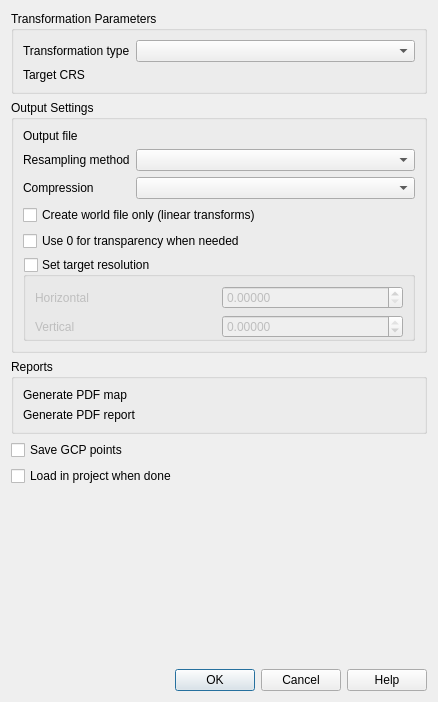
<?xml version='1.0' encoding='utf-8'?>
<ui version="4.0">
  <class>QgsTransformSettingsDialog</class>
  <widget class="QDialog" name="QgsTransformSettingsDialog">
    <property name="geometry">
      <rect>
        <x>0</x>
        <y>0</y>
        <width>438</width>
        <height>702</height>
      </rect>
    </property>
    <property name="windowTitle">
      <string>Transformation Settings</string>
    </property>
    <layout class="QGridLayout" name="gridLayout_2">
      <item row="9" column="0">
        <widget class="QDialogButtonBox" name="buttonBox">
          <property name="orientation">
            <enum>Qt::Horizontal</enum>
          </property>
          <property name="standardButtons">
            <set>QDialogButtonBox::Cancel|QDialogButtonBox::Help|QDialogButtonBox::Ok</set>
          </property>
        </widget>
      </item>
      <item row="1" column="0">
        <widget class="QGroupBox" name="mOutputSettingsGroupBox">
          <property name="title">
            <string>Output Settings</string>
          </property>
          <layout class="QVBoxLayout" name="verticalLayout">
            <item>
              <widget class="QStackedWidget" name="mOutputSettingsStackedWidget">
                <property name="currentIndex">
                  <number>0</number>
                </property>
                <widget class="QWidget" name="mRasterOutputSettings">
                  <layout class="QGridLayout" name="gridLayout">
                    <property name="leftMargin">
                      <number>0</number>
                    </property>
                    <property name="topMargin">
                      <number>0</number>
                    </property>
                    <property name="rightMargin">
                      <number>0</number>
                    </property>
                    <property name="bottomMargin">
                      <number>0</number>
                    </property>
                    <item row="3" column="0">
                      <widget class="QLabel" name="mCompressionLabel">
                        <property name="sizePolicy">
                          <sizepolicy hsizetype="Fixed" vsizetype="Preferred">
                            <horstretch>0</horstretch>
                            <verstretch>0</verstretch>
                          </sizepolicy>
                        </property>
                        <property name="text">
                          <string>Compression</string>
                        </property>
                        <property name="buddy">
                          <cstring>cmbCompressionComboBox</cstring>
                        </property>
                      </widget>
                    </item>
                    <item row="5" column="0" colspan="2">
                      <widget class="QCheckBox" name="cbxZeroAsTrans">
                        <property name="text">
                          <string>Use 0 for transparency when needed</string>
                        </property>
                        <property name="checked">
                          <bool>false</bool>
                        </property>
                      </widget>
                    </item>
                    <item row="3" column="1">
                      <widget class="QComboBox" name="cmbCompressionComboBox">
                        <property name="sizePolicy">
                          <sizepolicy hsizetype="Preferred" vsizetype="Fixed">
                            <horstretch>0</horstretch>
                            <verstretch>0</verstretch>
                          </sizepolicy>
                        </property>
                      </widget>
                    </item>
                    <item row="1" column="0">
                      <widget class="QLabel" name="label_2">
                        <property name="sizePolicy">
                          <sizepolicy hsizetype="Fixed" vsizetype="Preferred">
                            <horstretch>0</horstretch>
                            <verstretch>0</verstretch>
                          </sizepolicy>
                        </property>
                        <property name="text">
                          <string>Output file</string>
                        </property>
                      </widget>
                    </item>
                    <item row="1" column="1">
                      <widget class="QgsFileWidget" name="mRasterOutputFile" native="true" />
                    </item>
                    <item row="4" column="0" colspan="2">
                      <widget class="QCheckBox" name="mWorldFileCheckBox">
                        <property name="text">
                          <string>Create world file only (linear transforms)</string>
                        </property>
                      </widget>
                    </item>
                    <item row="6" column="0" colspan="2">
                      <widget class="QGroupBox" name="cbxUserResolution">
                        <property name="title">
                          <string>Set target resolution</string>
                        </property>
                        <property name="checkable">
                          <bool>true</bool>
                        </property>
                        <property name="checked">
                          <bool>false</bool>
                        </property>
                        <layout class="QGridLayout" name="gridLayout_3">
                          <property name="bottomMargin">
                            <number>0</number>
                          </property>
                          <item row="1" column="1">
                            <widget class="QDoubleSpinBox" name="dsbVerticalRes">
                              <property name="sizePolicy">
                                <sizepolicy hsizetype="Minimum" vsizetype="Fixed">
                                  <horstretch>0</horstretch>
                                  <verstretch>0</verstretch>
                                </sizepolicy>
                              </property>
                              <property name="frame">
                                <bool>true</bool>
                              </property>
                              <property name="decimals">
                                <number>5</number>
                              </property>
                              <property name="minimum">
                                <double>-999999.000000000000000</double>
                              </property>
                              <property name="maximum">
                                <double>0.000000000000000</double>
                              </property>
                            </widget>
                          </item>
                          <item row="0" column="0">
                            <widget class="QLabel" name="label_4">
                              <property name="text">
                                <string>Horizontal</string>
                              </property>
                            </widget>
                          </item>
                          <item row="1" column="0">
                            <widget class="QLabel" name="label_5">
                              <property name="text">
                                <string>Vertical</string>
                              </property>
                            </widget>
                          </item>
                          <item row="0" column="1">
                            <widget class="QDoubleSpinBox" name="dsbHorizRes">
                              <property name="decimals">
                                <number>5</number>
                              </property>
                              <property name="minimum">
                                <double>0.000000000000000</double>
                              </property>
                              <property name="maximum">
                                <double>999999.000000000000000</double>
                              </property>
                            </widget>
                          </item>
                        </layout>
                      </widget>
                    </item>
                    <item row="2" column="0">
                      <widget class="QLabel" name="textLabel1">
                        <property name="sizePolicy">
                          <sizepolicy hsizetype="Fixed" vsizetype="Preferred">
                            <horstretch>0</horstretch>
                            <verstretch>0</verstretch>
                          </sizepolicy>
                        </property>
                        <property name="text">
                          <string>Resampling method</string>
                        </property>
                        <property name="buddy">
                          <cstring>cmbResampling</cstring>
                        </property>
                      </widget>
                    </item>
                    <item row="2" column="1">
                      <widget class="QComboBox" name="cmbResampling">
                        <property name="currentIndex">
                          <number>-1</number>
                        </property>
                      </widget>
                    </item>
                  </layout>
                </widget>
                <widget class="QWidget" name="mVectorOutputSettings">
                  <layout class="QGridLayout" name="gridLayout_5">
                    <property name="leftMargin">
                      <number>0</number>
                    </property>
                    <property name="topMargin">
                      <number>0</number>
                    </property>
                    <property name="rightMargin">
                      <number>0</number>
                    </property>
                    <property name="bottomMargin">
                      <number>0</number>
                    </property>
                    <item row="0" column="0">
                      <widget class="QLabel" name="label_8">
                        <property name="sizePolicy">
                          <sizepolicy hsizetype="Fixed" vsizetype="Preferred">
                            <horstretch>0</horstretch>
                            <verstretch>0</verstretch>
                          </sizepolicy>
                        </property>
                        <property name="text">
                          <string>Output file</string>
                        </property>
                      </widget>
                    </item>
                    <item row="0" column="1">
                      <widget class="QgsFileWidget" name="mVectorOutputFile" native="true" />
                    </item>
                  </layout>
                </widget>
              </widget>
            </item>
          </layout>
        </widget>
      </item>
      <item row="7" column="0">
        <widget class="QCheckBox" name="cbxLoadInProjectsWhenDone">
          <property name="text">
            <string>Load in project when done</string>
          </property>
        </widget>
      </item>
      <item row="5" column="0">
        <widget class="QGroupBox" name="groupBox_3">
          <property name="title">
            <string>Reports</string>
          </property>
          <layout class="QGridLayout" name="gridLayout_6">
            <item row="0" column="1">
              <widget class="QgsFileWidget" name="mPdfMap" native="true" />
            </item>
            <item row="1" column="1">
              <widget class="QgsFileWidget" name="mPdfReport" native="true" />
            </item>
            <item row="1" column="0">
              <widget class="QLabel" name="label_6">
                <property name="text">
                  <string>Generate PDF report</string>
                </property>
              </widget>
            </item>
            <item row="0" column="0">
              <widget class="QLabel" name="label_7">
                <property name="text">
                  <string>Generate PDF map</string>
                </property>
              </widget>
            </item>
          </layout>
        </widget>
      </item>
      <item row="0" column="0">
        <widget class="QGroupBox" name="groupBox">
          <property name="title">
            <string>Transformation Parameters</string>
          </property>
          <layout class="QGridLayout" name="gridLayout_4">
            <item row="0" column="0">
              <widget class="QLabel" name="label">
                <property name="sizePolicy">
                  <sizepolicy hsizetype="Fixed" vsizetype="Preferred">
                    <horstretch>0</horstretch>
                    <verstretch>0</verstretch>
                  </sizepolicy>
                </property>
                <property name="text">
                  <string>Transformation type</string>
                </property>
              </widget>
            </item>
            <item row="0" column="1">
              <widget class="QComboBox" name="cmbTransformType">
                <property name="sizePolicy">
                  <sizepolicy hsizetype="Preferred" vsizetype="Fixed">
                    <horstretch>0</horstretch>
                    <verstretch>0</verstretch>
                  </sizepolicy>
                </property>
              </widget>
            </item>
            <item row="1" column="0">
              <widget class="QLabel" name="label_3">
                <property name="sizePolicy">
                  <sizepolicy hsizetype="Fixed" vsizetype="Preferred">
                    <horstretch>0</horstretch>
                    <verstretch>0</verstretch>
                  </sizepolicy>
                </property>
                <property name="text">
                  <string>Target CRS</string>
                </property>
              </widget>
            </item>
            <item row="1" column="1">
              <widget class="QgsProjectionSelectionWidget" name="mCrsSelector" native="true">
                <property name="focusPolicy">
                  <enum>Qt::StrongFocus</enum>
                </property>
              </widget>
            </item>
          </layout>
        </widget>
      </item>
      <item row="8" column="0">
        <spacer name="verticalSpacer">
          <property name="orientation">
            <enum>Qt::Vertical</enum>
          </property>
          <property name="sizeHint" stdset="0">
            <size>
              <width>0</width>
              <height>0</height>
            </size>
          </property>
        </spacer>
      </item>
      <item row="6" column="0">
        <widget class="QCheckBox" name="saveGcpCheckBox">
          <property name="text">
            <string>Save GCP points</string>
          </property>
        </widget>
      </item>
    </layout>
  </widget>
  <customwidgets>
    <customwidget>
      <class>QgsFileWidget</class>
      <extends>QWidget</extends>
      <header>qgis.gui</header>
      <container>1</container>
    </customwidget>
    <customwidget>
      <class>QgsProjectionSelectionWidget</class>
      <extends>QWidget</extends>
      <header>qgis.gui</header>
      <container>1</container>
    </customwidget>
    <customwidget>
      <class>QgsValidatedDoubleSpinBox</class>
      <extends>QDoubleSpinBox</extends>
      <header location="global">qgis.gui</header>
    </customwidget>
  </customwidgets>
  <tabstops>
    <tabstop>cmbTransformType</tabstop>
    <tabstop>mCrsSelector</tabstop>
    <tabstop>cmbResampling</tabstop>
    <tabstop>cmbCompressionComboBox</tabstop>
    <tabstop>mWorldFileCheckBox</tabstop>
    <tabstop>cbxZeroAsTrans</tabstop>
    <tabstop>cbxUserResolution</tabstop>
    <tabstop>dsbHorizRes</tabstop>
    <tabstop>dsbVerticalRes</tabstop>
    <tabstop>saveGcpCheckBox</tabstop>
    <tabstop>cbxLoadInProjectsWhenDone</tabstop>
  </tabstops>
  <resources />
  <connections>
    <connection>
      <sender>buttonBox</sender>
      <signal>accepted()</signal>
      <receiver>QgsTransformSettingsDialog</receiver>
      <slot>accept()</slot>
      <hints>
        <hint type="sourcelabel">
          <x>248</x>
          <y>254</y>
        </hint>
        <hint type="destinationlabel">
          <x>157</x>
          <y>274</y>
        </hint>
      </hints>
    </connection>
    <connection>
      <sender>buttonBox</sender>
      <signal>rejected()</signal>
      <receiver>QgsTransformSettingsDialog</receiver>
      <slot>reject()</slot>
      <hints>
        <hint type="sourcelabel">
          <x>316</x>
          <y>260</y>
        </hint>
        <hint type="destinationlabel">
          <x>286</x>
          <y>274</y>
        </hint>
      </hints>
    </connection>
  </connections>
</ui>
